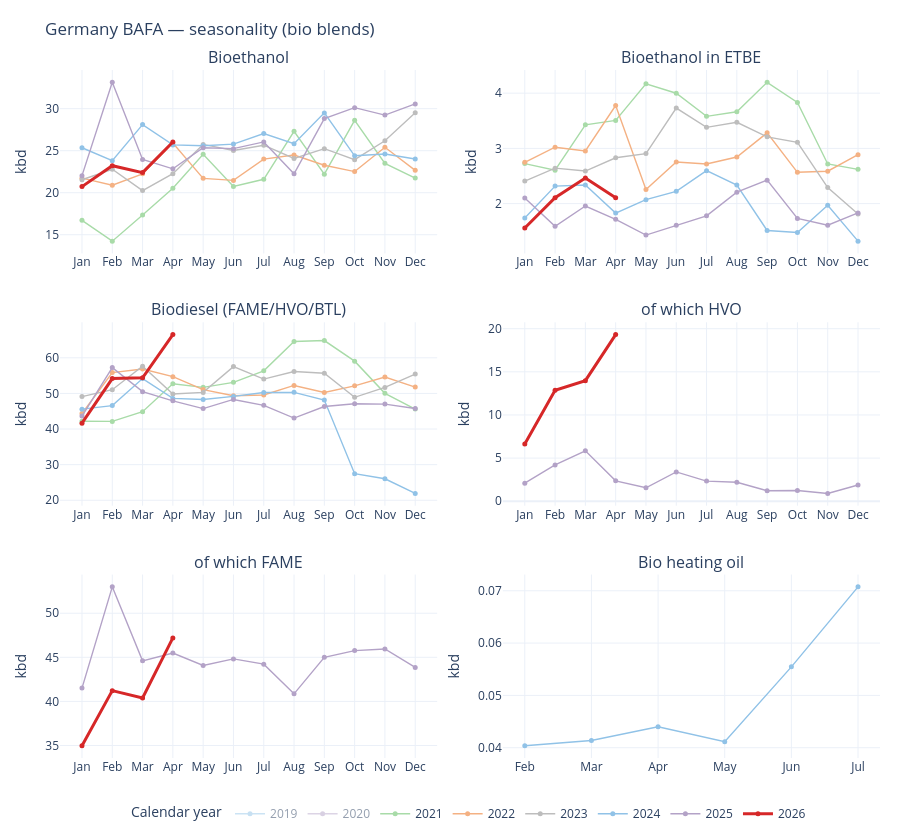

Source (notebook cell):
### Code cell
# Bio blend components (not additive to §6 diesel/gasoline totals)
plot_germany_seasonality("BIOBLEND")

### Figure 1 — Plotly figure (JSON) as saved in the notebook; plotly's stock layout.template omitted (floating-point values rounded to 4 significant figures)
{"data": [{"hovertemplate": "<b>Bioethanol</b><br>Year: 2019<br>Month: %{x}<br>value_kbd: %{y:,.1f} kbd<extra></extra>", "legendgroup": "2019", "line": {"color": "#90c2e7", "width": 1.4}, "marker": {"size": 5}, "mode": "lines+markers", "name": "2019", "showlegend": true, "type": "scatter", "visible": "legendonly", "x": [12], "xaxis": "x", "y": [23.0], "yaxis": "y"}, {"hovertemplate": "<b>Bioethanol</b><br>Year: 2020<br>Month: %{x}<br>value_kbd: %{y:,.1f} kbd<extra></extra>", "legendgroup": "2020", "line": {"color": "#b3a2c7", "width": 1.4}, "marker": {"size": 5}, "mode": "lines+markers", "name": "2020", "showlegend": true, "type": "scatter", "visible": "legendonly", "x": [1, 2, 3, 4, 5, 6, 7, 8, 9, 10, 11, 12], "xaxis": "x", "y": [24.0, 23.74, 18.83, 13.36, 20.3, 21.5, 24.77, 23.44, 21.3, 23.31, 20.87, 17.54], "yaxis": "y"}, {"hovertemplate": "<b>Bioethanol</b><br>Year: 2021<br>Month: %{x}<br>value_kbd: %{y:,.1f} kbd<extra></extra>", "legendgroup": "2021", "line": {"color": "#a8dba8", "width": 1.4}, "marker": {"size": 5}, "mode": "lines+markers", "name": "2021", "showlegend": true, "type": "scatter", "visible": true, "x": [1, 2, 3, 4, 5, 6, 7, 8, 9, 10, 11, 12], "xaxis": "x", "y": [16.71, 14.24, 17.35, 20.52, 24.57, 20.73, 21.6, 27.3, 22.21, 28.61, 23.49, 21.74], "yaxis": "y"}, {"hovertemplate": "<b>Bioethanol</b><br>Year: 2022<br>Month: %{x}<br>value_kbd: %{y:,.1f} kbd<extra></extra>", "legendgroup": "2022", "line": {"color": "#f4b183", "width": 1.4}, "marker": {"size": 5}, "mode": "lines+markers", "name": "2022", "showlegend": true, "type": "scatter", "visible": true, "x": [1, 2, 3, 4, 5, 6, 7, 8, 9, 10, 11, 12], "xaxis": "x", "y": [21.73, 20.89, 22.25, 25.92, 21.71, 21.47, 24.01, 24.49, 23.27, 22.51, 25.4, 22.66], "yaxis": "y"}, {"hovertemplate": "<b>Bioethanol</b><br>Year: 2023<br>Month: %{x}<br>value_kbd: %{y:,.1f} kbd<extra></extra>", "legendgroup": "2023", "line": {"color": "#bdbdbd", "width": 1.4}, "marker": {"size": 5}, "mode": "lines+markers", "name": "2023", "showlegend": true, "type": "scatter", "visible": true, "x": [1, 2, 3, 4, 5, 6, 7, 8, 9, 10, 11, 12], "xaxis": "x", "y": [21.54, 22.79, 20.25, 22.27, 25.75, 25.02, 25.65, 24.08, 25.24, 23.93, 26.19, 29.51], "yaxis": "y"}, {"hovertemplate": "<b>Bioethanol</b><br>Year: 2024<br>Month: %{x}<br>value_kbd: %{y:,.1f} kbd<extra></extra>", "legendgroup": "2024", "line": {"color": "#90c2e7", "width": 1.4}, "marker": {"size": 5}, "mode": "lines+markers", "name": "2024", "showlegend": true, "type": "scatter", "visible": true, "x": [1, 2, 3, 4, 5, 6, 7, 8, 9, 10, 11, 12], "xaxis": "x", "y": [25.35, 23.81, 28.11, 25.69, 25.58, 25.79, 27.03, 25.83, 29.5, 24.4, 24.61, 24.01], "yaxis": "y"}, {"hovertemplate": "<b>Bioethanol</b><br>Year: 2025<br>Month: %{x}<br>value_kbd: %{y:,.1f} kbd<extra></extra>", "legendgroup": "2025", "line": {"color": "#b3a2c7", "width": 1.4}, "marker": {"size": 5}, "mode": "lines+markers", "name": "2025", "showlegend": true, "type": "scatter", "visible": true, "x": [1, 2, 3, 4, 5, 6, 7, 8, 9, 10, 11, 12], "xaxis": "x", "y": [22.03, 33.14, 23.95, 22.84, 25.35, 25.25, 26.04, 22.26, 28.82, 30.12, 29.24, 30.57], "yaxis": "y"}, {"hovertemplate": "<b>Bioethanol</b><br>Year: 2026<br>Month: %{x}<br>value_kbd: %{y:,.1f} kbd<extra></extra>", "legendgroup": "2026", "line": {"color": "#d62728", "width": 3}, "marker": {"size": 5}, "mode": "lines+markers", "name": "2026", "showlegend": true, "type": "scatter", "visible": true, "x": [1, 2, 3, 4], "xaxis": "x", "y": [20.73, 23.22, 22.39, 26.03], "yaxis": "y"}, {"hovertemplate": "<b>Bioethanol in ETBE</b><br>Year: 2019<br>Month: %{x}<br>value_kbd: %{y:,.1f} kbd<extra></extra>", "legendgroup": "2019", "line": {"color": "#90c2e7", "width": 1.4}, "marker": {"size": 5}, "mode": "lines+markers", "name": "2019", "showlegend": false, "type": "scatter", "visible": "legendonly", "x": [12], "xaxis": "x2", "y": [1.666], "yaxis": "y2"}, {"hovertemplate": "<b>Bioethanol in ETBE</b><br>Year: 2020<br>Month: %{x}<br>value_kbd: %{y:,.1f} kbd<extra></extra>", "legendgroup": "2020", "line": {"color": "#b3a2c7", "width": 1.4}, "marker": {"size": 5}, "mode": "lines+markers", "name": "2020", "showlegend": false, "type": "scatter", "visible": "legendonly", "x": [1, 2, 3, 4, 5, 6, 7, 8, 9, 10, 11, 12], "xaxis": "x2", "y": [2.068, 2.381, 2.897, 2.729, 2.546, 3.274, 4.034, 3.415, 3.087, 2.481, 1.952, 1.89], "yaxis": "y2"}, {"hovertemplate": "<b>Bioethanol in ETBE</b><br>Year: 2021<br>Month: %{x}<br>value_kbd: %{y:,.1f} kbd<extra></extra>", "legendgroup": "2021", "line": {"color": "#a8dba8", "width": 1.4}, "marker": {"size": 5}, "mode": "lines+markers", "name": "2021", "showlegend": false, "type": "scatter", "visible": true, "x": [1, 2, 3, 4, 5, 6, 7, 8, 9, 10, 11, 12], "xaxis": "x2", "y": [2.725, 2.605, 3.426, 3.506, 4.17, 3.999, 3.58, 3.663, 4.197, 3.833, 2.718, 2.621], "yaxis": "y2"}, {"hovertemplate": "<b>Bioethanol in ETBE</b><br>Year: 2022<br>Month: %{x}<br>value_kbd: %{y:,.1f} kbd<extra></extra>", "legendgroup": "2022", "line": {"color": "#f4b183", "width": 1.4}, "marker": {"size": 5}, "mode": "lines+markers", "name": "2022", "showlegend": false, "type": "scatter", "visible": true, "x": [1, 2, 3, 4, 5, 6, 7, 8, 9, 10, 11, 12], "xaxis": "x2", "y": [2.747, 3.021, 2.953, 3.777, 2.254, 2.754, 2.717, 2.844, 3.282, 2.567, 2.586, 2.886], "yaxis": "y2"}, {"hovertemplate": "<b>Bioethanol in ETBE</b><br>Year: 2023<br>Month: %{x}<br>value_kbd: %{y:,.1f} kbd<extra></extra>", "legendgroup": "2023", "line": {"color": "#bdbdbd", "width": 1.4}, "marker": {"size": 5}, "mode": "lines+markers", "name": "2023", "showlegend": false, "type": "scatter", "visible": true, "x": [1, 2, 3, 4, 5, 6, 7, 8, 9, 10, 11, 12], "xaxis": "x2", "y": [2.408, 2.642, 2.589, 2.83, 2.906, 3.73, 3.381, 3.473, 3.209, 3.11, 2.291, 1.81], "yaxis": "y2"}, {"hovertemplate": "<b>Bioethanol in ETBE</b><br>Year: 2024<br>Month: %{x}<br>value_kbd: %{y:,.1f} kbd<extra></extra>", "legendgroup": "2024", "line": {"color": "#90c2e7", "width": 1.4}, "marker": {"size": 5}, "mode": "lines+markers", "name": "2024", "showlegend": false, "type": "scatter", "visible": true, "x": [1, 2, 3, 4, 5, 6, 7, 8, 9, 10, 11, 12], "xaxis": "x2", "y": [1.738, 2.317, 2.338, 1.828, 2.072, 2.222, 2.597, 2.335, 1.514, 1.478, 1.97, 1.32], "yaxis": "y2"}, {"hovertemplate": "<b>Bioethanol in ETBE</b><br>Year: 2025<br>Month: %{x}<br>value_kbd: %{y:,.1f} kbd<extra></extra>", "legendgroup": "2025", "line": {"color": "#b3a2c7", "width": 1.4}, "marker": {"size": 5}, "mode": "lines+markers", "name": "2025", "showlegend": false, "type": "scatter", "visible": true, "x": [1, 2, 3, 4, 5, 6, 7, 8, 9, 10, 11, 12], "xaxis": "x2", "y": [2.101, 1.589, 1.957, 1.715, 1.431, 1.606, 1.779, 2.206, 2.424, 1.732, 1.609, 1.831], "yaxis": "y2"}, {"hovertemplate": "<b>Bioethanol in ETBE</b><br>Year: 2026<br>Month: %{x}<br>value_kbd: %{y:,.1f} kbd<extra></extra>", "legendgroup": "2026", "line": {"color": "#d62728", "width": 3}, "marker": {"size": 5}, "mode": "lines+markers", "name": "2026", "showlegend": false, "type": "scatter", "visible": true, "x": [1, 2, 3, 4], "xaxis": "x2", "y": [1.559, 2.108, 2.464, 2.108], "yaxis": "y2"}, {"hovertemplate": "<b>Biodiesel (FAME/HVO/BTL)</b><br>Year: 2019<br>Month: %{x}<br>value_kbd: %{y:,.1f} kbd<extra></extra>", "legendgroup": "2019", "line": {"color": "#90c2e7", "width": 1.4}, "marker": {"size": 5}, "mode": "lines+markers", "name": "2019", "showlegend": false, "type": "scatter", "visible": "legendonly", "x": [12], "xaxis": "x3", "y": [48.48], "yaxis": "y3"}, {"hovertemplate": "<b>Biodiesel (FAME/HVO/BTL)</b><br>Year: 2020<br>Month: %{x}<br>value_kbd: %{y:,.1f} kbd<extra></extra>", "legendgroup": "2020", "line": {"color": "#b3a2c7", "width": 1.4}, "marker": {"size": 5}, "mode": "lines+markers", "name": "2020", "showlegend": false, "type": "scatter", "visible": "legendonly", "x": [1, 2, 3, 4, 5, 6, 7, 8, 9, 10, 11, 12], "xaxis": "x3", "y": [56.38, 56.81, 57.05, 52.73, 62.96, 62.32, 73.46, 71.58, 73.68, 65.33, 57.0, 50.43], "yaxis": "y3"}, {"hovertemplate": "<b>Biodiesel (FAME/HVO/BTL)</b><br>Year: 2021<br>Month: %{x}<br>value_kbd: %{y:,.1f} kbd<extra></extra>", "legendgroup": "2021", "line": {"color": "#a8dba8", "width": 1.4}, "marker": {"size": 5}, "mode": "lines+markers", "name": "2021", "showlegend": false, "type": "scatter", "visible": true, "x": [1, 2, 3, 4, 5, 6, 7, 8, 9, 10, 11, 12], "xaxis": "x3", "y": [42.19, 42.15, 44.86, 52.69, 51.71, 53.11, 56.34, 64.6, 64.85, 59.06, 50.03, 45.59], "yaxis": "y3"}, {"hovertemplate": "<b>Biodiesel (FAME/HVO/BTL)</b><br>Year: 2022<br>Month: %{x}<br>value_kbd: %{y:,.1f} kbd<extra></extra>", "legendgroup": "2022", "line": {"color": "#f4b183", "width": 1.4}, "marker": {"size": 5}, "mode": "lines+markers", "name": "2022", "showlegend": false, "type": "scatter", "visible": true, "x": [1, 2, 3, 4, 5, 6, 7, 8, 9, 10, 11, 12], "xaxis": "x3", "y": [44.36, 55.86, 56.87, 54.71, 51.07, 49.33, 49.56, 52.24, 50.26, 52.13, 54.6, 51.77], "yaxis": "y3"}, {"hovertemplate": "<b>Biodiesel (FAME/HVO/BTL)</b><br>Year: 2023<br>Month: %{x}<br>value_kbd: %{y:,.1f} kbd<extra></extra>", "legendgroup": "2023", "line": {"color": "#bdbdbd", "width": 1.4}, "marker": {"size": 5}, "mode": "lines+markers", "name": "2023", "showlegend": false, "type": "scatter", "visible": true, "x": [1, 2, 3, 4, 5, 6, 7, 8, 9, 10, 11, 12], "xaxis": "x3", "y": [49.11, 51.04, 57.66, 49.84, 50.28, 57.53, 54.03, 56.16, 55.68, 48.91, 51.69, 55.42], "yaxis": "y3"}, {"hovertemplate": "<b>Biodiesel (FAME/HVO/BTL)</b><br>Year: 2024<br>Month: %{x}<br>value_kbd: %{y:,.1f} kbd<extra></extra>", "legendgroup": "2024", "line": {"color": "#90c2e7", "width": 1.4}, "marker": {"size": 5}, "mode": "lines+markers", "name": "2024", "showlegend": false, "type": "scatter", "visible": true, "x": [1, 2, 3, 4, 5, 6, 7, 8, 9, 10, 11, 12], "xaxis": "x3", "y": [45.58, 46.58, 54.18, 48.59, 48.31, 49.16, 50.25, 50.31, 48.15, 27.47, 26.03, 21.91], "yaxis": "y3"}, {"hovertemplate": "<b>Biodiesel (FAME/HVO/BTL)</b><br>Year: 2025<br>Month: %{x}<br>value_kbd: %{y:,.1f} kbd<extra></extra>", "legendgroup": "2025", "line": {"color": "#b3a2c7", "width": 1.4}, "marker": {"size": 5}, "mode": "lines+markers", "name": "2025", "showlegend": false, "type": "scatter", "visible": true, "x": [1, 2, 3, 4, 5, 6, 7, 8, 9, 10, 11, 12], "xaxis": "x3", "y": [43.66, 57.25, 50.5, 47.92, 45.74, 48.31, 46.65, 43.08, 46.31, 47.09, 47.0, 45.77], "yaxis": "y3"}, {"hovertemplate": "<b>Biodiesel (FAME/HVO/BTL)</b><br>Year: 2026<br>Month: %{x}<br>value_kbd: %{y:,.1f} kbd<extra></extra>", "legendgroup": "2026", "line": {"color": "#d62728", "width": 3}, "marker": {"size": 5}, "mode": "lines+markers", "name": "2026", "showlegend": false, "type": "scatter", "visible": true, "x": [1, 2, 3, 4], "xaxis": "x3", "y": [41.64, 54.17, 54.39, 66.53], "yaxis": "y3"}, {"hovertemplate": "<b>of which HVO</b><br>Year: 2025<br>Month: %{x}<br>value_kbd: %{y:,.1f} kbd<extra></extra>", "legendgroup": "2025", "line": {"color": "#b3a2c7", "width": 1.4}, "marker": {"size": 5}, "mode": "lines+markers", "name": "2025", "showlegend": false, "type": "scatter", "visible": true, "x": [1, 2, 3, 4, 5, 6, 7, 8, 9, 10, 11, 12], "xaxis": "x4", "y": [2.096, 4.216, 5.851, 2.366, 1.561, 3.402, 2.337, 2.199, 1.213, 1.247, 0.9061, 1.886], "yaxis": "y4"}, {"hovertemplate": "<b>of which HVO</b><br>Year: 2026<br>Month: %{x}<br>value_kbd: %{y:,.1f} kbd<extra></extra>", "legendgroup": "2026", "line": {"color": "#d62728", "width": 3}, "marker": {"size": 5}, "mode": "lines+markers", "name": "2026", "showlegend": false, "type": "scatter", "visible": true, "x": [1, 2, 3, 4], "xaxis": "x4", "y": [6.641, 12.86, 13.98, 19.32], "yaxis": "y4"}, {"hovertemplate": "<b>of which FAME</b><br>Year: 2025<br>Month: %{x}<br>value_kbd: %{y:,.1f} kbd<extra></extra>", "legendgroup": "2025", "line": {"color": "#b3a2c7", "width": 1.4}, "marker": {"size": 5}, "mode": "lines+markers", "name": "2025", "showlegend": false, "type": "scatter", "visible": true, "x": [1, 2, 3, 4, 5, 6, 7, 8, 9, 10, 11, 12], "xaxis": "x5", "y": [41.51, 52.99, 44.6, 45.49, 44.08, 44.82, 44.22, 40.86, 45.0, 45.76, 45.94, 43.85], "yaxis": "y5"}, {"hovertemplate": "<b>of which FAME</b><br>Year: 2026<br>Month: %{x}<br>value_kbd: %{y:,.1f} kbd<extra></extra>", "legendgroup": "2026", "line": {"color": "#d62728", "width": 3}, "marker": {"size": 5}, "mode": "lines+markers", "name": "2026", "showlegend": false, "type": "scatter", "visible": true, "x": [1, 2, 3, 4], "xaxis": "x5", "y": [34.97, 41.22, 40.38, 47.2], "yaxis": "y5"}, {"hovertemplate": "<b>Bio heating oil</b><br>Year: 2024<br>Month: %{x}<br>value_kbd: %{y:,.1f} kbd<extra></extra>", "legendgroup": "2024", "line": {"color": "#90c2e7", "width": 1.4}, "marker": {"size": 5}, "mode": "lines+markers", "name": "2024", "showlegend": false, "type": "scatter", "visible": true, "x": [2, 3, 4, 5, 6, 7], "xaxis": "x6", "y": [0.04039, 0.04139, 0.04401, 0.04115, 0.05545, 0.07075], "yaxis": "y6"}], "layout": {"annotations": [{"font": {"size": 16}, "showarrow": false, "text": "Bioethanol", "x": 0.23, "xanchor": "center", "xref": "paper", "y": 1, "yanchor": "bottom", "yref": "paper"}, {"font": {"size": 16}, "showarrow": false, "text": "Bioethanol in ETBE", "x": 0.77, "xanchor": "center", "xref": "paper", "y": 1, "yanchor": "bottom", "yref": "paper"}, {"font": {"size": 16}, "showarrow": false, "text": "Biodiesel (FAME/HVO/BTL)", "x": 0.23, "xanchor": "center", "xref": "paper", "y": 0.6333, "yanchor": "bottom", "yref": "paper"}, {"font": {"size": 16}, "showarrow": false, "text": "of which HVO", "x": 0.77, "xanchor": "center", "xref": "paper", "y": 0.6333, "yanchor": "bottom", "yref": "paper"}, {"font": {"size": 16}, "showarrow": false, "text": "of which FAME", "x": 0.23, "xanchor": "center", "xref": "paper", "y": 0.2667, "yanchor": "bottom", "yref": "paper"}, {"font": {"size": 16}, "showarrow": false, "text": "Bio heating oil", "x": 0.77, "xanchor": "center", "xref": "paper", "y": 0.2667, "yanchor": "bottom", "yref": "paper"}], "height": 840, "hovermode": "closest", "legend": {"orientation": "h", "title": {"text": "Calendar year"}, "x": 0.5, "xanchor": "center", "y": -0.06, "yanchor": "top"}, "margin": {"b": 60, "l": 60, "r": 20, "t": 70}, "title": {"text": "Germany BAFA — seasonality (bio blends)"}, "xaxis": {"anchor": "y", "domain": [0, 0.46], "tickmode": "array", "ticktext": ["Jan", "Feb", "Mar", "Apr", "May", "Jun", "Jul", "Aug", "Sep", "Oct", "Nov", "Dec"], "tickvals": [1, 2, 3, 4, 5, 6, 7, 8, 9, 10, 11, 12]}, "xaxis2": {"anchor": "y2", "domain": [0.54, 1], "tickmode": "array", "ticktext": ["Jan", "Feb", "Mar", "Apr", "May", "Jun", "Jul", "Aug", "Sep", "Oct", "Nov", "Dec"], "tickvals": [1, 2, 3, 4, 5, 6, 7, 8, 9, 10, 11, 12]}, "xaxis3": {"anchor": "y3", "domain": [0, 0.46], "tickmode": "array", "ticktext": ["Jan", "Feb", "Mar", "Apr", "May", "Jun", "Jul", "Aug", "Sep", "Oct", "Nov", "Dec"], "tickvals": [1, 2, 3, 4, 5, 6, 7, 8, 9, 10, 11, 12]}, "xaxis4": {"anchor": "y4", "domain": [0.54, 1], "tickmode": "array", "ticktext": ["Jan", "Feb", "Mar", "Apr", "May", "Jun", "Jul", "Aug", "Sep", "Oct", "Nov", "Dec"], "tickvals": [1, 2, 3, 4, 5, 6, 7, 8, 9, 10, 11, 12]}, "xaxis5": {"anchor": "y5", "domain": [0, 0.46], "tickmode": "array", "ticktext": ["Jan", "Feb", "Mar", "Apr", "May", "Jun", "Jul", "Aug", "Sep", "Oct", "Nov", "Dec"], "tickvals": [1, 2, 3, 4, 5, 6, 7, 8, 9, 10, 11, 12]}, "xaxis6": {"anchor": "y6", "domain": [0.54, 1], "tickmode": "array", "ticktext": ["Jan", "Feb", "Mar", "Apr", "May", "Jun", "Jul", "Aug", "Sep", "Oct", "Nov", "Dec"], "tickvals": [1, 2, 3, 4, 5, 6, 7, 8, 9, 10, 11, 12]}, "yaxis": {"anchor": "x", "domain": [0.7333, 1], "title": {"text": "kbd"}}, "yaxis2": {"anchor": "x2", "domain": [0.7333, 1], "title": {"text": "kbd"}}, "yaxis3": {"anchor": "x3", "domain": [0.3667, 0.6333], "title": {"text": "kbd"}}, "yaxis4": {"anchor": "x4", "domain": [0.3667, 0.6333], "title": {"text": "kbd"}}, "yaxis5": {"anchor": "x5", "domain": [0, 0.2667], "title": {"text": "kbd"}}, "yaxis6": {"anchor": "x6", "domain": [0, 0.2667], "title": {"text": "kbd"}}}}
